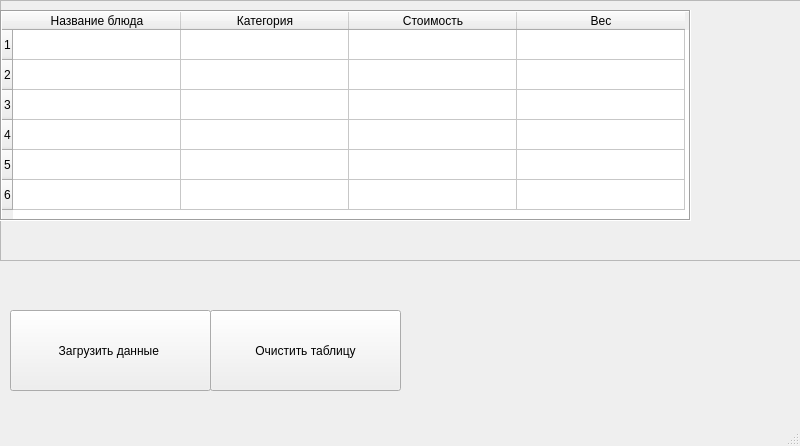
<?xml version="1.0" encoding="UTF-8"?>
<ui version="4.0">
 <class>MainWindow</class>
 <widget class="QMainWindow" name="MainWindow">
  <property name="enabled">
   <bool>true</bool>
  </property>
  <property name="geometry">
   <rect>
    <x>0</x>
    <y>0</y>
    <width>800</width>
    <height>446</height>
   </rect>
  </property>
  <property name="windowTitle">
   <string>Список блюд</string>
  </property>
  <property name="styleSheet">
   <string notr="true"/>
  </property>
  <widget class="QWidget" name="centralwidget">
   <widget class="QFrame" name="frame">
    <property name="geometry">
     <rect>
      <x>0</x>
      <y>0</y>
      <width>841</width>
      <height>261</height>
     </rect>
    </property>
    <property name="frameShape">
     <enum>QFrame::StyledPanel</enum>
    </property>
    <property name="frameShadow">
     <enum>QFrame::Raised</enum>
    </property>
    <widget class="QTableWidget" name="tableWidget">
     <property name="geometry">
      <rect>
       <x>0</x>
       <y>10</y>
       <width>691</width>
       <height>211</height>
      </rect>
     </property>
     <property name="styleSheet">
      <string notr="true"/>
     </property>
     <property name="frameShape">
      <enum>QFrame::Box</enum>
     </property>
     <property name="frameShadow">
      <enum>QFrame::Sunken</enum>
     </property>
     <property name="textElideMode">
      <enum>Qt::ElideRight</enum>
     </property>
     <property name="rowCount">
      <number>6</number>
     </property>
     <property name="columnCount">
      <number>4</number>
     </property>
     <attribute name="horizontalHeaderVisible">
      <bool>true</bool>
     </attribute>
     <attribute name="horizontalHeaderCascadingSectionResizes">
      <bool>false</bool>
     </attribute>
     <attribute name="horizontalHeaderDefaultSectionSize">
      <number>168</number>
     </attribute>
     <row/>
     <row/>
     <row/>
     <row/>
     <row/>
     <row/>
     <column>
      <property name="text">
       <string>Название блюда</string>
      </property>
     </column>
     <column>
      <property name="text">
       <string>Категория</string>
      </property>
     </column>
     <column>
      <property name="text">
       <string>Стоимость</string>
      </property>
     </column>
     <column>
      <property name="text">
       <string>Вес</string>
      </property>
     </column>
    </widget>
   </widget>
   <widget class="QPushButton" name="pushButton_2">
    <property name="geometry">
     <rect>
      <x>210</x>
      <y>310</y>
      <width>191</width>
      <height>81</height>
     </rect>
    </property>
    <property name="text">
     <string>Очистить таблицу</string>
    </property>
   </widget>
   <widget class="QPushButton" name="pushButton">
    <property name="geometry">
     <rect>
      <x>10</x>
      <y>310</y>
      <width>201</width>
      <height>81</height>
     </rect>
    </property>
    <property name="text">
     <string>Загрузить данные </string>
    </property>
   </widget>
  </widget>
  <widget class="QMenuBar" name="menubar">
   <property name="geometry">
    <rect>
     <x>0</x>
     <y>0</y>
     <width>800</width>
     <height>21</height>
    </rect>
   </property>
  </widget>
  <widget class="QStatusBar" name="statusbar"/>
 </widget>
 <resources/>
 <connections>
  <connection>
   <sender>pushButton_2</sender>
   <signal>clicked()</signal>
   <receiver>tableWidget</receiver>
   <slot>clearContents()</slot>
   <hints>
    <hint type="sourcelabel">
     <x>319</x>
     <y>349</y>
    </hint>
    <hint type="destinationlabel">
     <x>301</x>
     <y>222</y>
    </hint>
   </hints>
  </connection>
 </connections>
</ui>
